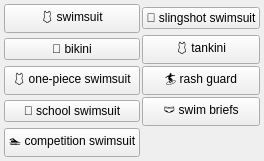
<?xml version="1.0" encoding="UTF-8"?>
<ui version="4.0">
 <class>clothes_swimsuit_menu</class>
 <widget class="QWidget" name="clothes_swimsuit_menu">
  <property name="geometry">
   <rect><x>0</x><y>0</y><width>240</width><height>60</height></rect>
  </property>
  <layout class="QGridLayout" name="grid">
   <property name="leftMargin"><number>4</number></property>
   <property name="topMargin"><number>4</number></property>
   <property name="rightMargin"><number>4</number></property>
   <property name="bottomMargin"><number>4</number></property>
   <property name="horizontalSpacing"><number>2</number></property>
   <property name="verticalSpacing"><number>2</number></property>
   <item row="0" column="0">
    <widget class="QPushButton" name="chk_swimsuit">
     <property name="checkable"><bool>true</bool></property>
     <property name="text"><string>🩱 swimsuit</string></property>
     <property name="tags" stdset="0"><string>swimsuit</string></property>
     <property name="group" stdset="0"><string>swimsuit</string></property>
    </widget>
   </item>
   <item row="1" column="0">
    <widget class="QPushButton" name="chk_bikini">
     <property name="checkable"><bool>true</bool></property>
     <property name="text"><string>👙 bikini</string></property>
     <property name="tags" stdset="0"><string>bikini</string></property>
     <property name="group" stdset="0"><string>swimsuit</string></property>
    </widget>
   </item>
   <item row="2" column="0">
    <widget class="QPushButton" name="chk_one_piece_swimsuit">
     <property name="checkable"><bool>true</bool></property>
     <property name="text"><string>🩱 one-piece swimsuit</string></property>
     <property name="tags" stdset="0"><string>one-piece swimsuit</string></property>
     <property name="group" stdset="0"><string>swimsuit</string></property>
    </widget>
   </item>
   <item row="3" column="0">
    <widget class="QPushButton" name="chk_school_swimsuit">
     <property name="checkable"><bool>true</bool></property>
     <property name="text"><string>🏫 school swimsuit</string></property>
     <property name="tags" stdset="0"><string>school swimsuit</string></property>
     <property name="group" stdset="0"><string>swimsuit</string></property>
    </widget>
   </item>
   <item row="4" column="0">
    <widget class="QPushButton" name="chk_competition_swimsuit">
     <property name="checkable"><bool>true</bool></property>
     <property name="text"><string>🏊 competition swimsuit</string></property>
     <property name="tags" stdset="0"><string>competition swimsuit</string></property>
     <property name="group" stdset="0"><string>swimsuit</string></property>
    </widget>
   </item>
   <item row="0" column="1">
    <widget class="QPushButton" name="chk_slingshot_swimsuit">
     <property name="checkable"><bool>true</bool></property>
     <property name="text"><string>🎯 slingshot swimsuit</string></property>
     <property name="tags" stdset="0"><string>slingshot swimsuit</string></property>
     <property name="group" stdset="0"><string>swimsuit</string></property>
    </widget>
   </item>
   <item row="1" column="1">
    <widget class="QPushButton" name="chk_tankini">
     <property name="checkable"><bool>true</bool></property>
     <property name="text"><string>🩱 tankini</string></property>
     <property name="tags" stdset="0"><string>tankini</string></property>
     <property name="group" stdset="0"><string>swimsuit</string></property>
    </widget>
   </item>
   <item row="2" column="1">
    <widget class="QPushButton" name="chk_rash_guard">
     <property name="checkable"><bool>true</bool></property>
     <property name="text"><string>🏄 rash guard</string></property>
     <property name="tags" stdset="0"><string>rash guard</string></property>
     <property name="group" stdset="0"><string>swimsuit</string></property>
    </widget>
   </item>
   <item row="3" column="1">
    <widget class="QPushButton" name="chk_swim_briefs">
     <property name="checkable"><bool>true</bool></property>
     <property name="text"><string>🩲 swim briefs</string></property>
     <property name="tags" stdset="0"><string>swim briefs</string></property>
     <property name="group" stdset="0"><string>swimsuit</string></property>
    </widget>
   </item>
  </layout>
 </widget>
 <resources/>
 <connections/>
</ui>
